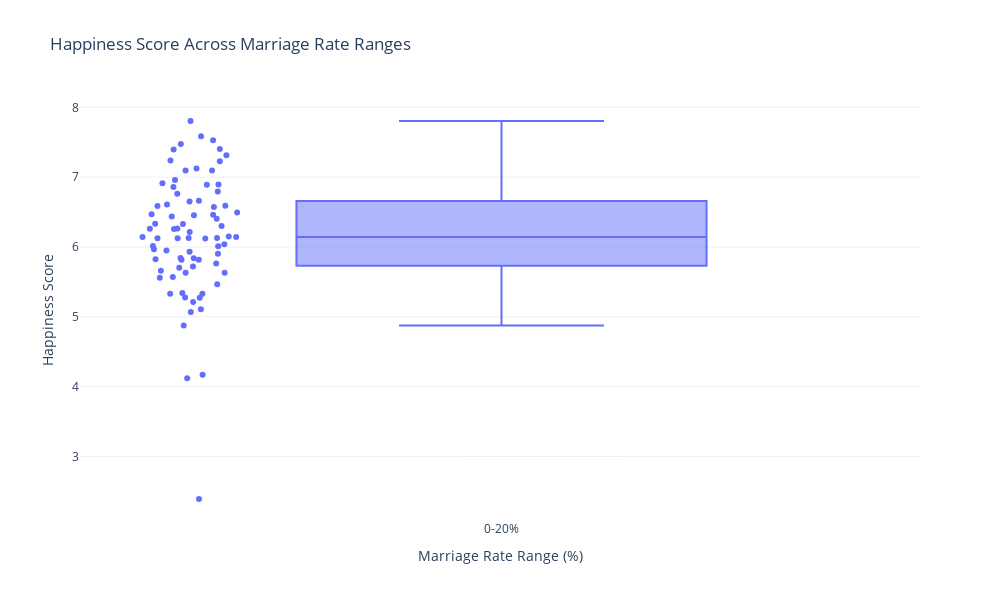

The code cell stored with this chart in its notebook:
### Code cell
import plotly.express as px

# Interactive Box Plot with Jitter: Happiness Score Across Marriage Rate Ranges
bins = [0, 20, 40, 60, 80, 100]
labels = ['0-20%', '20-40%', '40-60%', '60-80%', '80-100%']
marriage_happiness['marriage_range'] = pd.cut(marriage_happiness['Marriage'], bins=bins, labels=labels, include_lowest=True)

fig_box_jitter = px.box(
    marriage_happiness,
    x='marriage_range',
    y='happiness_score',
    color='marriage_range',
    points='all',
    hover_data=['country', 'Marriage', 'happiness_score'],
    title='Happiness Score Across Marriage Rate Ranges',
    labels={'marriage_range': 'Marriage Rate Range (%)', 'happiness_score': 'Happiness Score'},
    template='plotly_white'
)

fig_box_jitter.update_layout(
    showlegend=False,
    xaxis_title='Marriage Rate Range (%)',
    yaxis_title='Happiness Score',
    height=600,
    width=1000
)

fig_box_jitter.show()

### Figure 1 — Plotly figure (JSON) as saved in the notebook; plotly's stock layout.template omitted (floating-point values rounded to 4 significant figures; data arrays with more than 128 entries replaced by an {"elided": "..."} marker saying what was removed)
{"data": [{"alignmentgroup": "True", "boxpoints": "all", "customdata": {"elided": "79x2 mixed values"}, "hovertemplate": "Marriage Rate Range (%)=%{x}<br>Happiness Score=%{y}<br>country=%{customdata[0]}<br>Marriage=%{customdata[1]}<extra></extra>", "legendgroup": "0-20%", "marker": {"color": "#636efa"}, "name": "0-20%", "notched": false, "offsetgroup": "0-20%", "orientation": "v", "showlegend": true, "type": "box", "x": ["0-20%", "0-20%", "0-20%", "0-20%", "0-20%", "0-20%", "0-20%", "0-20%", "0-20%", "0-20%", "0-20%", "0-20%", "0-20%", "0-20%", "0-20%", "0-20%", "0-20%", "0-20%", "0-20%", "0-20%", "0-20%", "0-20%", "0-20%", "0-20%", "0-20%", "0-20%", "0-20%", "0-20%", "0-20%", "0-20%", "0-20%", "0-20%", "0-20%", "0-20%", "0-20%", "0-20%", "0-20%", "0-20%", "0-20%", "0-20%", "0-20%", "0-20%", "0-20%", "0-20%", "0-20%", "0-20%", "0-20%", "0-20%", "0-20%", "0-20%", "0-20%", "0-20%", "0-20%", "0-20%", "0-20%", "0-20%", "0-20%", "0-20%", "0-20%", "0-20%", "0-20%", "0-20%", "0-20%", "0-20%", "0-20%", "0-20%", "0-20%", "0-20%", "0-20%", "0-20%", "0-20%", "0-20%", "0-20%", "0-20%", "0-20%", "0-20%", "0-20%", "0-20%", "0-20%"], "x0": " ", "xaxis": "x", "y": [5.277, 5.329, 5.342, 7.095, 7.097, 6.859, 5.633, 6.125, 5.466, 6.961, 6.334, 5.818, 5.63, 6.609, 6.125, 6.13, 7.586, 5.569, 5.559, 4.17, 6.122, 6.455, 7.804, 6.661, 5.109, 6.892, 5.931, 6.15, 6.041, 7.53, 4.876, 6.911, 7.473, 6.405, 5.703, 6.129, 4.12, 6.144, 5.825, 6.213, 2.392, 6.763, 7.228, 6.012, 6.3, 5.902, 6.33, 5.819, 5.84, 5.722, 7.403, 7.123, 6.259, 7.315, 6.265, 6.26, 5.968, 6.589, 5.661, 6.463, 6.144, 6.587, 6.469, 6.65, 5.275, 5.951, 6.436, 7.395, 7.24, 5.33, 5.843, 5.071, 6.571, 6.796, 6.894, 6.494, 6.014, 5.211, 5.763], "y0": " ", "yaxis": "y"}], "layout": {"boxmode": "overlay", "height": 600, "legend": {"title": {"text": "Marriage Rate Range (%)"}, "tracegroupgap": 0}, "showlegend": false, "title": {"text": "Happiness Score Across Marriage Rate Ranges"}, "width": 1000, "xaxis": {"anchor": "y", "categoryarray": ["0-20%", null], "categoryorder": "array", "domain": [0, 1], "title": {"text": "Marriage Rate Range (%)"}}, "yaxis": {"anchor": "x", "domain": [0, 1], "title": {"text": "Happiness Score"}}}}
